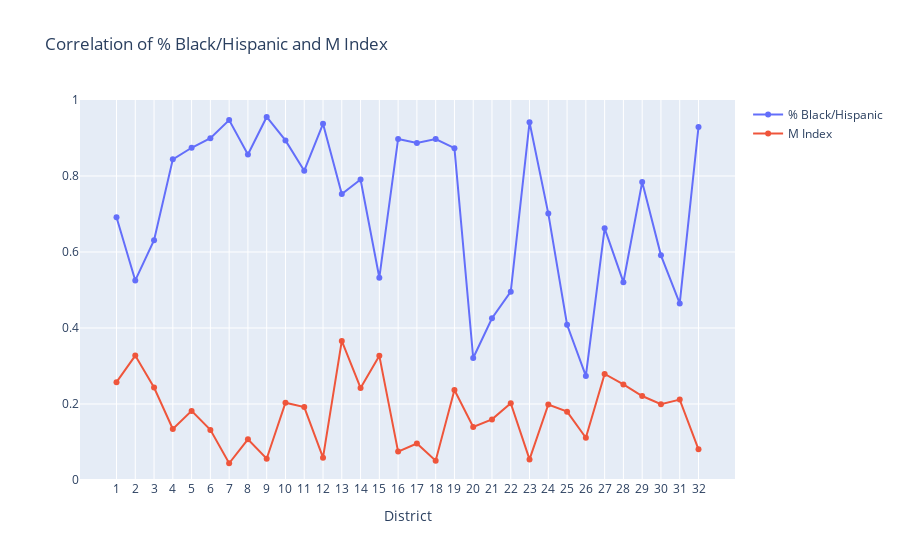

This figure's notebook cell:
### Code cell
import plotly.graph_objects as go

corr_data = demos[demos.ay == demos.ay.max()].copy()
corr_data = corr_data[["district", "ay", "black_hispanic_pct"]].groupby("district").mean().reset_index()
corr_data = corr_data.merge(m_data, on=["district", "ay"], how="inner")
corr_data.drop(columns=["ay"], inplace=True)
# just the "regular" districts
corr_data = corr_data[corr_data.district < 33]
corr_data.sort_values(by='district', inplace=True)



corr_data.district = corr_data.district.astype(str)
# corr_data.M = 1 - corr_data.M

fig = go.Figure()



fig.add_trace(go.Scatter(x=corr_data['district'], y=corr_data['black_hispanic_pct'], mode='lines+markers', name='% Black/Hispanic'))
fig.add_trace(go.Scatter(x=corr_data['district'], y=corr_data['M'], mode='lines+markers', name='M Index'))


fig.update_layout(title='Correlation of % Black/Hispanic and M Index',
                  xaxis_title='District',
                  yaxis_title='',
                  yaxis=dict(range=[0, 1]))


fig.show()

corr_data[["black_hispanic_pct", "M"]].corr()

### Figure 1 — Plotly figure (JSON) as saved in the notebook; plotly's stock layout.template omitted (floating-point values rounded to 4 significant figures)
{"data": [{"mode": "lines+markers", "name": "% Black/Hispanic", "type": "scatter", "x": ["1", "2", "3", "4", "5", "6", "7", "8", "9", "10", "11", "12", "13", "14", "15", "16", "17", "18", "19", "20", "21", "22", "23", "24", "25", "26", "27", "28", "29", "30", "31", "32"], "y": [0.6914, 0.5252, 0.6312, 0.8438, 0.8743, 0.8993, 0.9472, 0.8567, 0.9554, 0.8936, 0.814, 0.9374, 0.7526, 0.7906, 0.5324, 0.8975, 0.8867, 0.8974, 0.8732, 0.321, 0.4258, 0.4957, 0.9414, 0.701, 0.4086, 0.2738, 0.6622, 0.5205, 0.7839, 0.5912, 0.4647, 0.9288]}, {"mode": "lines+markers", "name": "M Index", "type": "scatter", "x": ["1", "2", "3", "4", "5", "6", "7", "8", "9", "10", "11", "12", "13", "14", "15", "16", "17", "18", "19", "20", "21", "22", "23", "24", "25", "26", "27", "28", "29", "30", "31", "32"], "y": [0.2575, 0.3274, 0.2434, 0.1343, 0.1818, 0.1319, 0.04393, 0.107, 0.05598, 0.2032, 0.192, 0.05887, 0.366, 0.2422, 0.3267, 0.07474, 0.09604, 0.05067, 0.2369, 0.1393, 0.1595, 0.2021, 0.05415, 0.1987, 0.1799, 0.1111, 0.2793, 0.2516, 0.221, 0.1995, 0.2116, 0.08079]}], "layout": {"title": {"text": "Correlation of % Black/Hispanic and M Index"}, "xaxis": {"title": {"text": "District"}}, "yaxis": {"range": [0, 1], "title": {"text": ""}}}}
